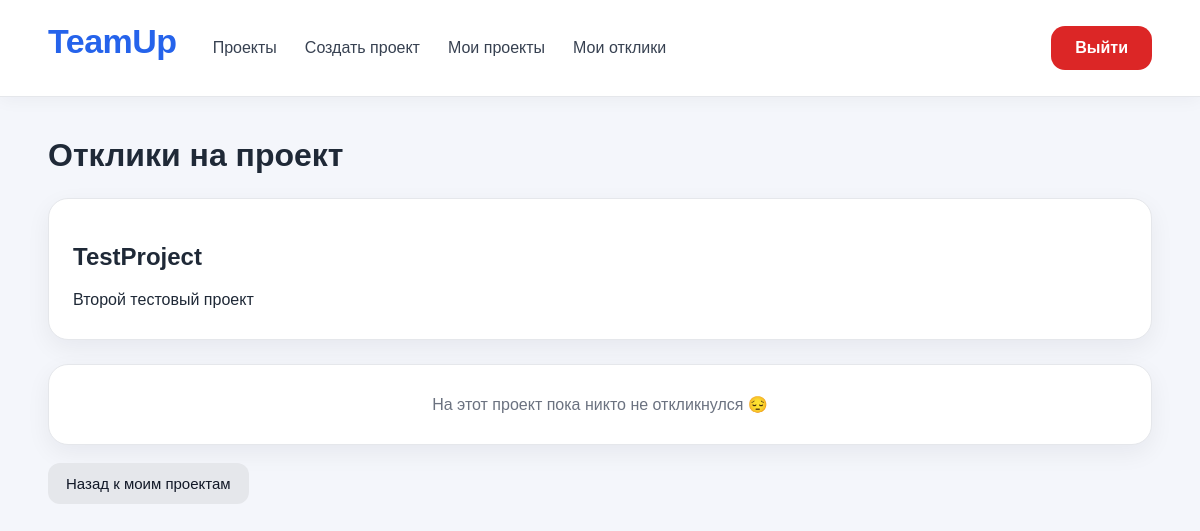
/projects/2/applications (signed in), run on an earlier commit of the app's database.
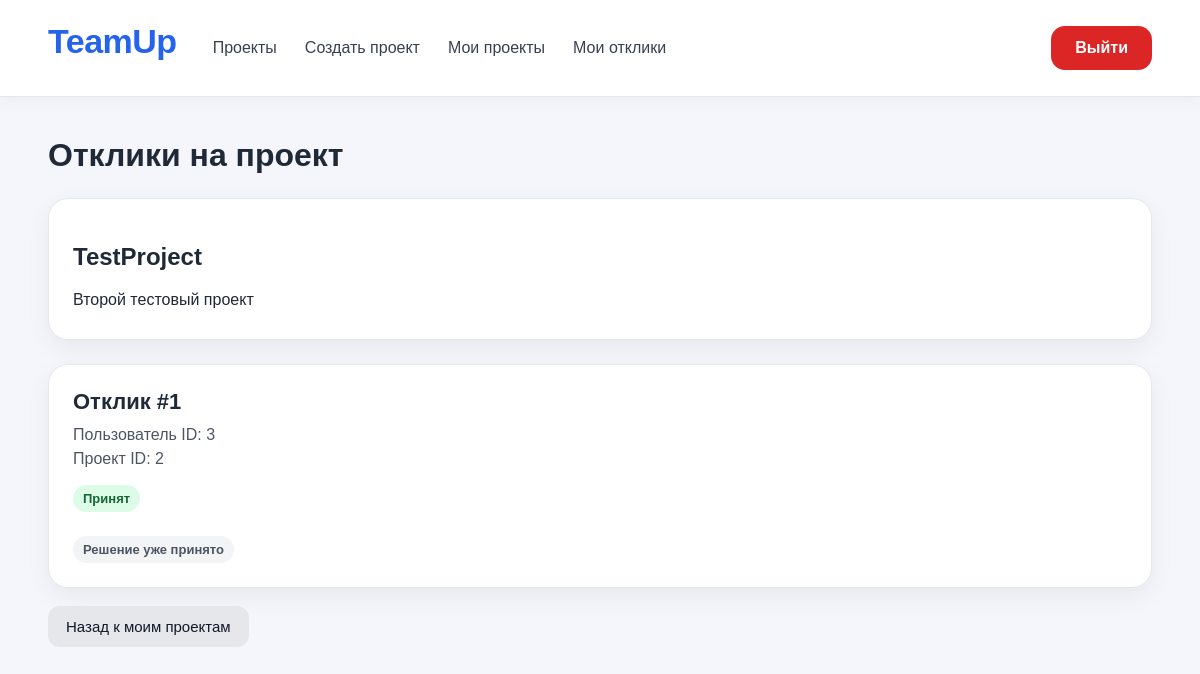
And on a later commit of the database.
### app/models/project.py (models this page shows)
class Project(Base):
    __tablename__ = "projects"
    id: Mapped[int] = mapped_column(primary_key=True)
    title: Mapped[str] = mapped_column(String(255), nullable=False)
    description: Mapped[str] = mapped_column(String(1000), nullable=False)
    status: Mapped[str] = mapped_column(String(50), default="draft", nullable=False)
    owner_id: Mapped[int] = mapped_column(ForeignKey("users.id"), nullable=False)
    owner = relationship("User", back_populates="projects")
    applications = relationship("Application", back_populates="project")

### app/models/application.py (models this page shows)
class Application(Base):
    __tablename__ = "applications"
    id: Mapped[int] = mapped_column(primary_key=True)
    status: Mapped[str] = mapped_column(String(1000), default="pending", nullable=False)
    project_id: Mapped[int] = mapped_column(ForeignKey("projects.id"), nullable=False)
    user_id: Mapped[int] = mapped_column(ForeignKey("users.id"), nullable=False)
    project = relationship("Project", back_populates="applications")
    user = relationship("User", back_populates="applications")

### app/api/applications.py (the view)
@router.get("/projects/{project_id}/applications")
async def project_applications(
    project_id: int,
    request: Request,
    session: AsyncSession = Depends(get_session),
):
    user_id = request.session.get("user_id")
    user_name = request.session.get("user_name")
    user_email = request.session.get("user_email")
    user_role = request.session.get("user_role")
    if not user_id:
        return RedirectResponse(url="/login", status_code=303)
    application_repository = ApplicationRepository(session)
    application_service = ApplicationService(application_repository)
    project = await application_repository.get_project_by_id(project_id)
    if not project:
        return RedirectResponse(
            url="/my-projects?message=Проект не найден",
            status_code=303
        )
    if project.owner_id != user_id:
        return RedirectResponse(
            url="/my-projects?message=У вас нет доступа к откликам на этот проект",
            status_code=303
        )
    applications = await application_service.get_project_applications(project_id)
    message = request.query_params.get("message")
    return templates.TemplateResponse(
        request=request,
        name="project_applications.html",
        context={
            "project": project,
            "applications": applications,
            "user_name": user_name,
            "user_email": user_email,
            "user_role": user_role,
            "message": message
        }
    )

### templates/project_applications.html (shortened to what this page needs)
{% extends "base.html" %}
{% block content %}
<h1 class="page-title">Отклики на проект</h1>
<div class="card user-panel">
    <h2>{{ project.title }}</h2>
    <p>{{ project.description }}</p>
</div>
{% if applications %}
<div class="project-grid">
    {% for application in applications %}
    <div class="card project-card">
        <div>
            <h3>Отклик #{{ application.id }}</h3>
            <p>Пользователь ID: {{ application.user_id }}</p>
            <p>Проект ID: {{ application.project_id }}</p>
        </div>
        <div class="meta">
            {% if application.status == "pending" %}
                <span class="badge badge-warning">На рассмотрении</span>
            {% elif application.status == "accepted" %}
                <span class="badge badge-success">Принят</span>
            {% elif application.status == "rejected" %}
                <span class="badge badge-muted">Отклонён</span>
            {% else %}
                <span class="badge badge-muted">{{ application.status }}</span>
            {% endif %}
        </div>
        <div class="actions">
            {% if application.status == "pending" %}
                <form method="post" action="/applications/{{ application.id }}/accept">
                    <button type="submit" class="button">
                        Принять
                    </button>
                </form>
                <form method="post" action="/applications/{{ application.id }}/reject">
                    <button type="submit" class="button button-danger">
                        Отклонить
                    </button>
                </form>
            {% else %}
                <span class="badge badge-muted">
                    Решение уже принято
                </span>
            {% endif %}
        </div>
    </div>
    {% endfor %}
</div>
{% else %}
<div class="card empty">
    На этот проект пока никто не откликнулся 😔
</div>
{% endif %}
<br>
<a href="/my-projects" class="button button-secondary">
    Назад к моим проектам
</a>
{% endblock %}

### templates/base.html (shortened to what this page needs)
<!DOCTYPE html>
<html lang="ru">
<head>
    <link rel="stylesheet" href="/static/css/style.css">
</head>
<body>
    <header class="header">
        <div class="container header-inner">
            <a class="logo" href="/">TeamUp</a>
            <nav class="nav">
                <div class="nav-left">
                    <a href="/projects">Проекты</a>
                    {% if user_name %}
                        <a href="/projects/create">Создать проект</a>
                        <a href="/my-projects">Мои проекты</a>
                        <a href="/my-applications">Мои отклики</a>
                    {% endif %}
                </div>
                <div class="nav-right">
                    {% if user_name %}
                        <a href="/logout" class="nav-exit">Выйти</a>
                    {% else %}
                        <a href="/login">Вход</a>
                        <a href="/register" class="nav-button">Регистрация</a>
                    {% endif %}
                </div>
            </nav>
        </div>
    </header>
    <main class="main">
        <div class="container">
            {% block content %}{% endblock %}
        </div>
    </main>
</body>
</html>

### static/css/style.css (style rules this page uses)
* { box-sizing: border-box; }
body { font-family: Arial, sans-serif; background: #f4f6fb; margin: 0; color: #1f2937 }
a { color: inherit; text-decoration: none; }
.container { width: min(1280px, 92%); margin: 0 auto; }
.header { background: #ffffff; border-bottom: 1px solid #e5e7eb; position: sticky; top: 0; z-index: 10; box-shadow: 0 4px 16px rgba(15, 23, 42, 0.04); }
.header-inner { min-height: 96px; display: flex; align-items: center; justify-content: space-between; gap: 36px; }
.logo { font-size: 34px; font-weight: 800; color: #2563eb; letter-spacing: -0.5px; flex-shrink: 0; line-height: 1; transform: translateY(-7px); }
.nav { flex: 1; display: flex; align-items: center; justify-content: space-between; }
.nav-left { display: flex; align-items: center; gap: 28px; }
.nav-right { display: flex; align-items: center; gap: 20px; }
.nav a { color: #374151; padding: 10px 0; line-height: 1; white-space: nowrap; transition: color 0.2s ease, transform 0.2s ease; }
.nav-exit { background: #dc2626; color: white !important; padding: 14px 24px !important; border-radius: 14px; font-weight: 700; line-height: 1; transition: background 0.2s ease, transform 0.2s ease, box-shadow 0.2s ease; }
.main { padding: 40px 0; }
.button { display: inline-block; border: none; cursor: pointer; background: #2563eb; color: white; padding: 12px 18px; border-radius: 12px; font-size: 15px; }
.button-secondary { background: #e5e7eb; color: #111827; }
.card { background: white; border: 1px solid #e5e7eb; border-radius: 20px; padding: 24px; box-shadow: 0 8px 24px rgba(15, 23, 42, 0.06); }
.page-title { margin: 0 0 24px; font-size: 32px; }
.project-grid { display: grid; gap: 18px; }
.project-card { display: flex; flex-direction: column; gap: 14px; }
.project-card h3 { margin: 0 0 8px; font-size: 22px; }
.project-card p { margin: 0; line-height: 1.5; color: #4b5563; }
.meta { display: flex; flex-wrap: wrap; gap: 10px; font-size: 14px; }
.badge { display: inline-block; background: #eef2ff; color: #3730a3; border-radius: 999px; padding: 6px 10px; font-size: 13px; font-weight: 600; }
.badge-success { background: #dcfce7; color: #166534; }
.badge-muted { background: #f3f4f6; color: #4b5563; }
.user-panel { margin-bottom: 24px; }
.user-panel p { margin: 6px 0; }
.actions { display: flex; flex-wrap: wrap; gap: 10px; margin-top: 10px; }

What changed in the data, as far as the page shows it:
added Application: id "1", user_id "3", project_id "2", status "Принят"
Also different on the page:
text no longer shown: "На этот проект пока никто не откликнулся 😔"
